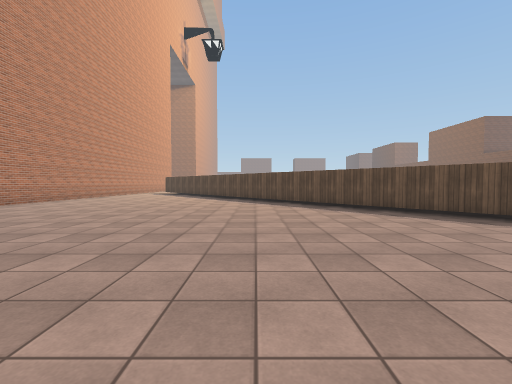
view 1 (above)

22 first-person views from a walk through a 3-D level made in the Unity game engine. The camera is 1.4 m above the floor, tilts 2° down and sees 90° across. The floor is counted in squares, 2 m on a side. Each view is taken from the middle of a square. On the plan, view 1 faces up. The plan holds only what a view shows up to about 9 squares ahead; the rest is blank. The place goes on beyond the plan. Some animated figures are not drawn. Some surface patterns are stand-ins.

view 2
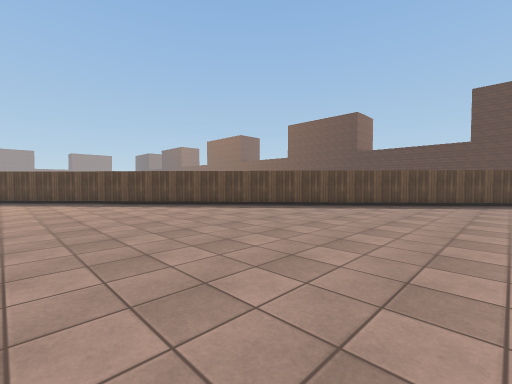

view 3
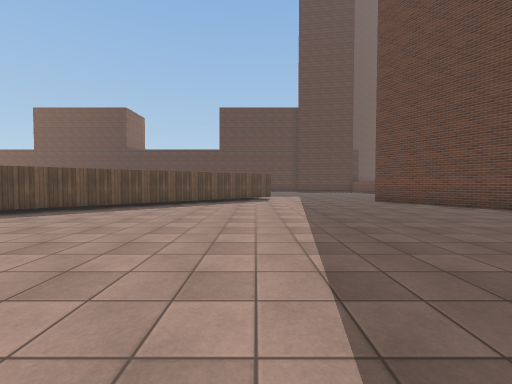

view 4
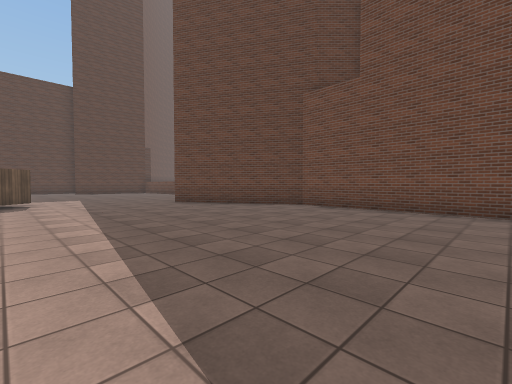

view 5
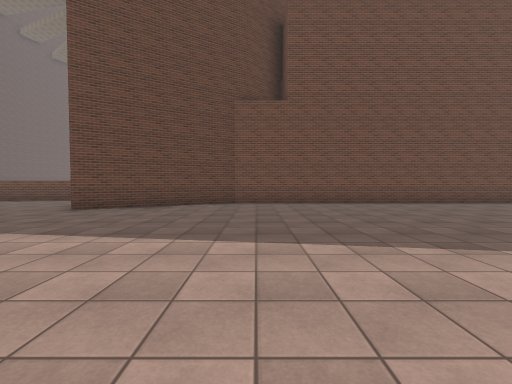

view 6
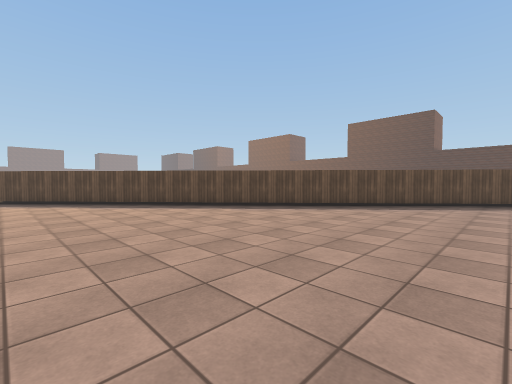

view 7
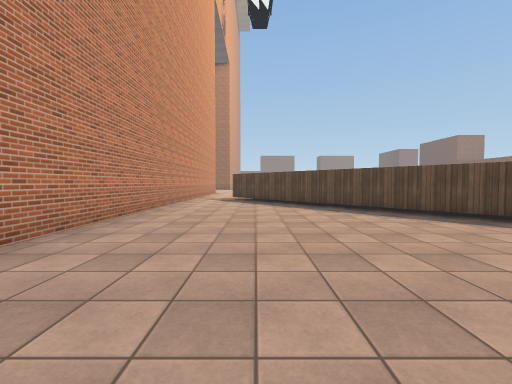

view 8
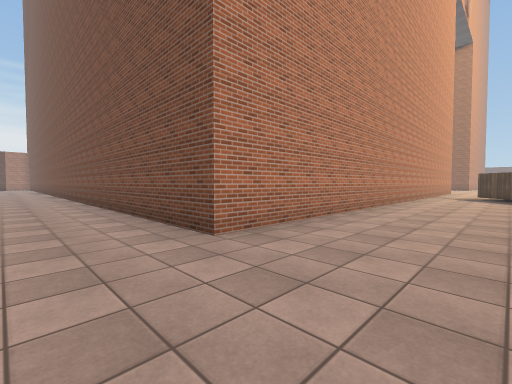

view 9
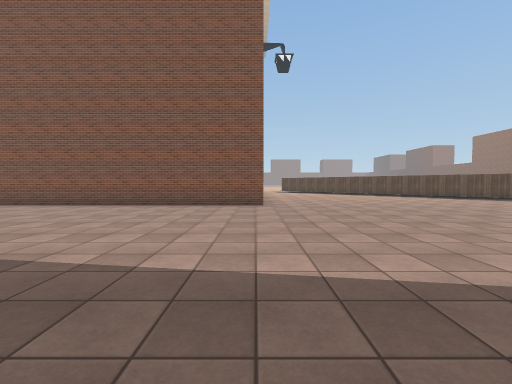

view 10
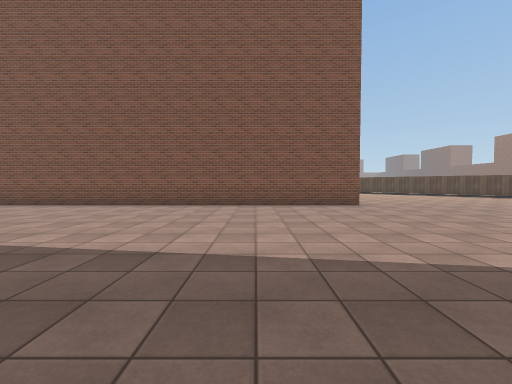

view 11
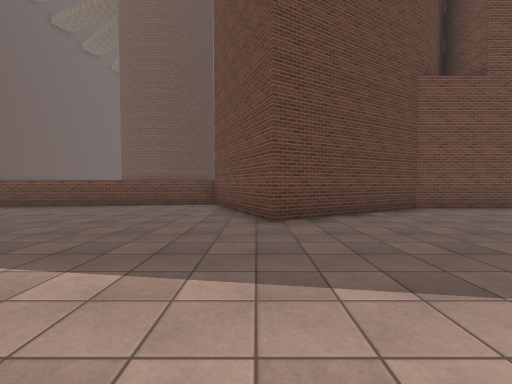

view 12
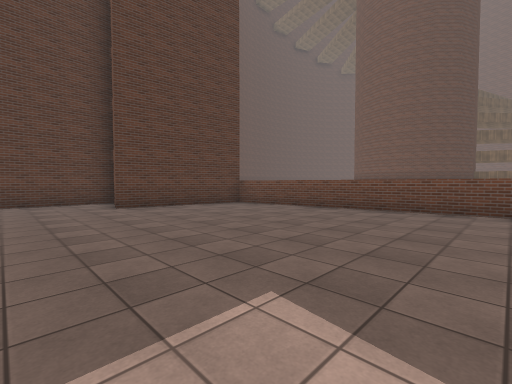

view 13
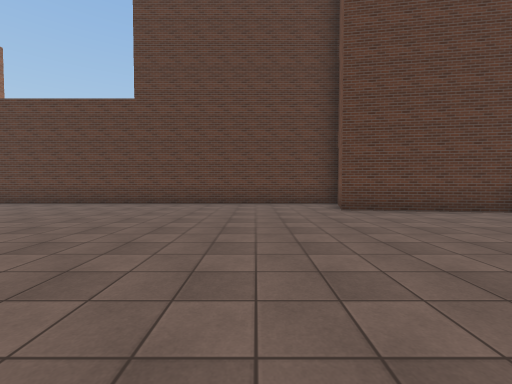

view 14
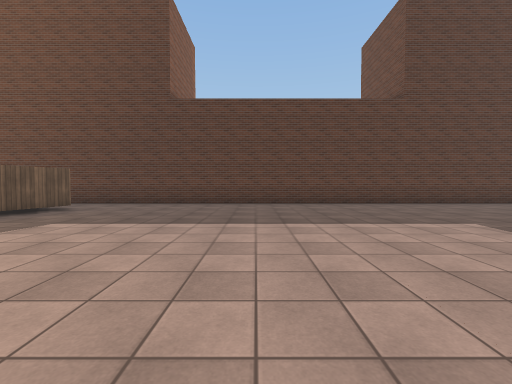

view 15
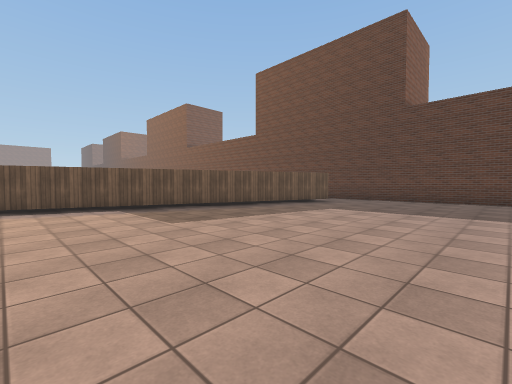

view 16
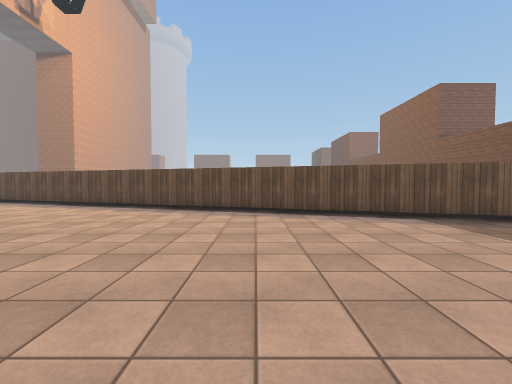

view 17
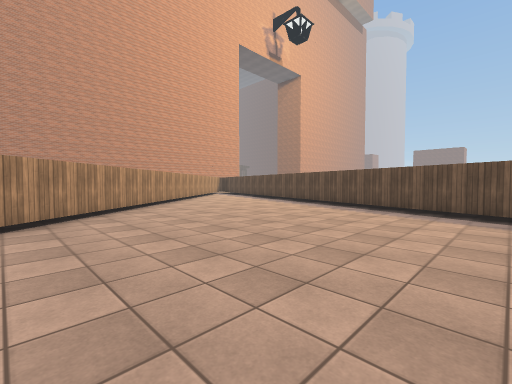

view 18
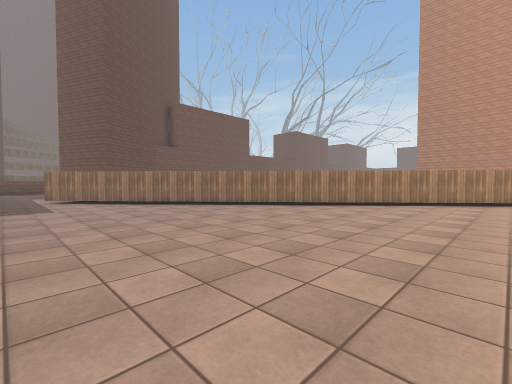

view 19
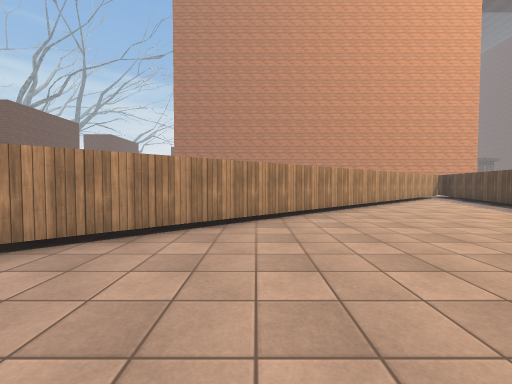

view 20
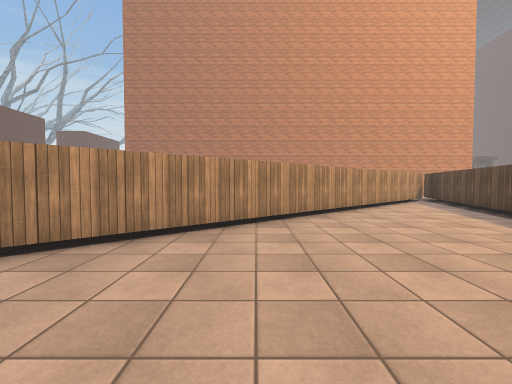

view 21
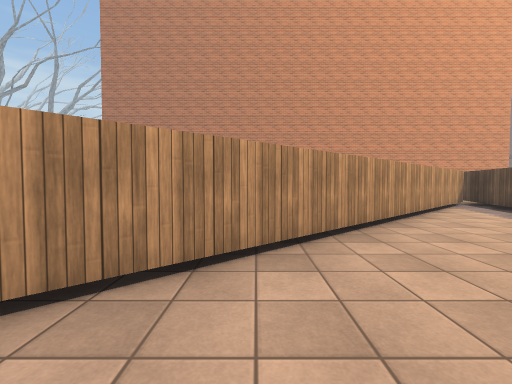

view 22
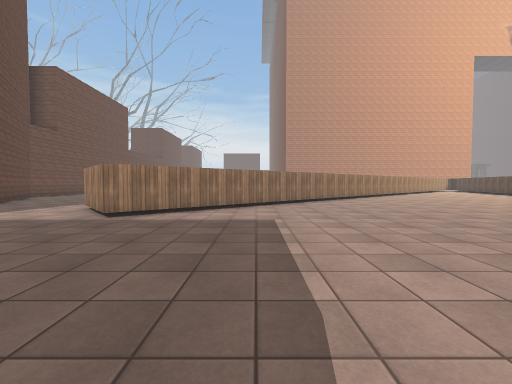

### Floor plan
Points are (right, up) in squares from view 1. A wall is a line through its corners. A room is listed if a view was taken in it or the views show most of it. See-through windows are left out.
Room 1 (views 1, 2, 3, 4, 5, 6, 7, 8, 9, 10, 11)
walls: (-3.9, -8.8) (5.7, -8.8) (9.7, -6.5) (10.2, -7.6); (-7.8, 15) (-7.8, 5) (-16.5, 5); (11.1, -2.6) (-5.1, 15.9)
ways out: opening at (11.8, -5.5) to room 2
Room 2 (views 12, 13, 14, 15, 16, 17, 18, 19, 20, 21, 22)
walls: (19.9, 10.9) (-4.8, 19.1); (10.2, -7.6) (11.3, -10.2) (18.6, -9.2); (19, -9.1) (19.6, -5.2) (21.6, -5.8) (21.6, 10.4); (-4.2, 18.6) (13, -1) (11.1, -2.6)
ways out: opening at (11.8, -5.5) to room 1; opening at (21, 11)

Where each view was taken, in squares from view 1:
view 1: 0 up, 0 right, facing up
view 2: 1 down, 1 left, facing up-right
view 3: 2 down, 0 right, facing right
view 4: 2 down, 1 right, facing down-right
view 5: 0 up, 5 right, facing down
view 6: 4 up, 5 left, facing up-right
view 7: 6 up, 5 left, facing up
view 8: 3 up, 5 left, facing up-left
view 9: 3 down, 8 left, facing up
view 10: 3 down, 11 left, facing up
view 11: 2 down, 10 right, facing down
view 12: 3 down, 12 right, facing down-right
view 13: 3 down, 13 right, facing right
view 14: 6 up, 13 right, facing right
view 15: 6 up, 11 right, facing up-right
view 16: 8 up, 10 right, facing up
view 17: 8 up, 10 right, facing up-left
view 18: 10 up, 14 right, facing down-left
view 19: 10 up, 8 right, facing left
view 20: 12 up, 6 right, facing left
view 21: 12 up, 4 right, facing left
view 22: 2 up, 18 right, facing left
